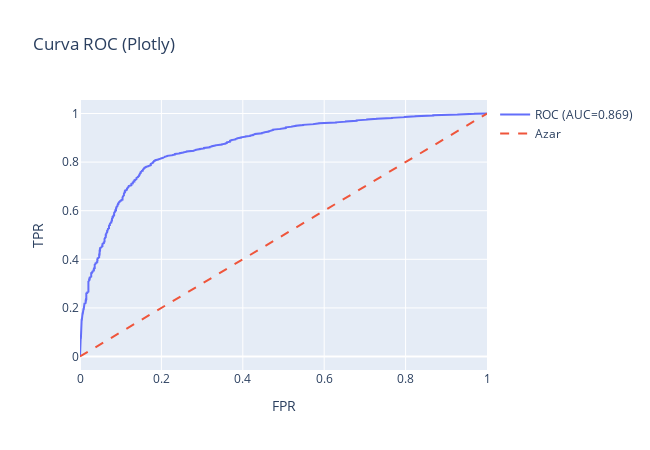

Source (notebook cell):
### Markdown cell above
# *Colocar el análisis de esta gráfica*

### Code cell
# Cálculo de la tasa de falsos positivos (FPR) y verdaderos positivos (TPR) para diferentes umbrales
fpr, tpr, _ = roc_curve(y_test, clf.predict_proba(X_test)[:,1])
# Cálculo del área bajo la curva (AUC)
roc_auc = auc(fpr, tpr)
fig = go.Figure()
# Grafica la relación entre la tasa de verdaderos positivos (TPR) y falsos positivos (FPR)
fig.add_trace(go.Scatter(x=fpr, y=tpr, mode="lines", name=f"ROC (AUC={roc_auc:.3f})"))
# Línea base de referencia (clasificación aleatoria)
fig.add_trace(go.Scatter(x=[0,1], y=[0,1], mode="lines", name="Azar", line=dict(dash="dash")))
# Configuración de etiquetas y tamaño del gráfico
fig.update_layout(title="Curva ROC (Plotly)", xaxis_title="FPR", yaxis_title="TPR", width=650, height=450)
fig.show()

### Figure 1 — Plotly figure (JSON) as saved in the notebook; plotly's stock layout.template omitted (floating-point values rounded to 4 significant figures; data arrays with more than 128 entries replaced by an {"elided": "..."} marker saying what was removed)
{"data": [{"mode": "lines", "name": "ROC (AUC=0.869)", "type": "scatter", "x": {"elided": "994 float values"}, "y": {"elided": "994 float values"}}, {"line": {"dash": "dash"}, "mode": "lines", "name": "Azar", "type": "scatter", "x": [0, 1], "y": [0, 1]}], "layout": {"height": 450, "title": {"text": "Curva ROC (Plotly)"}, "width": 650, "xaxis": {"title": {"text": "FPR"}}, "yaxis": {"title": {"text": "TPR"}}}}
